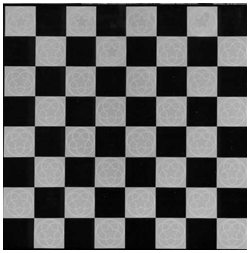
#> input picture Input/chessboard00.png, 250 x 253 px, found by its file name
$ python Harris_Corner_Detector.py   (older library calls are emulated)
#> lines starting #> are read from the running program, lines starting #| are printed output that depends on the picture
# Import packages
import numpy as np
import matplotlib.pyplot as plt
import cv2

# Read input image
image = cv2.imread('chessboard00.png')
#> image is the input picture: shape (253, 250, 3); min 0, max 255, mean 97.2
# Covert the image to Grayscale
gray = cv2.cvtColor(image, cv2.COLOR_BGR2GRAY)
# Convert image to numpy array
img = np.asarray(gray).astype('float32')

# Plot Color image and Grayscale image
fig, axs = plt.subplots(1,2, figsize=(12, 5))
axs[0].set_title('Original Image')
axs[0].axis('off')
axs[0].imshow(image)
axs[1].set_title('Grayscale Image')
axs[1].axis('off')
axs[1].imshow(img)
plt.show()

# Spatial derivative calculation
## Define kernels for convolution
a = np.array([[-1,0,1]])
aT = np.transpose(a)
b = np.array([[1,1,1]])
bT = np.transpose(b)
abT = a*bT  # Kernel x
baT = b*aT  # Kernel y
## Convolve image with Kernel x and y
Ix = cv2.filter2D(img, cv2.CV_32F, abT) # Ix = dI/dx
Iy = cv2.filter2D(img, cv2.CV_32F, baT) # Iy = dI/dy

# Ix², Iy² & IxIy
A = np.power(Ix,2)
B = np.power(Iy,2)
C = Ix*Iy

# Apply Gaussian blur (kernel_size = 9x9 & σ = 2)
Ix_2 = cv2.GaussianBlur(A, (9,9), 2) # <Ix²> = g x Ix²
Iy_2 = cv2.GaussianBlur(B, (9,9), 2) # <Iy²> = g x Iy²
IxIy = cv2.GaussianBlur(C, (9,9), 2) # <IxIy> = g x IxIy
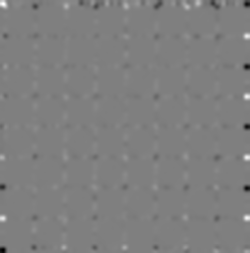
#> IxIy: shape (253, 250) float32; min -22139.1, max 22154.3, mean 7.8; drawn with min black and max white

# Harris response calculation with E & R
k = 0.04
height= img.shape[0]
#> height = 253
width = img.shape[1]
#> width = 250
window_size = 3
step = 1
Sxx = np.zeros((height,width))
Sxy = np.zeros((height,width))
Syy = np.zeros((height,width))
detM = np.zeros((height,width))
trM = np.zeros((height,width))
E = np.zeros((height,width))
R = np.zeros((height,width))
M = np.zeros((height,width))
Max = np.zeros((height,width))
result = np.zeros((height,width))
max = 0

## We will use Summation to find Harris response
## credit : https://muthu.co/harris-corner-detector-implementation-in-python/
## Calculate the sum of squares of our gradient at each pixel by shifting a window over all the pixels in our image
for y in range(step, height-step):
    for x in range(step, width-step):
        # Shift window
        windowIxx = Ix_2[y-step:y+step+1, x-step:x+step+1]
        windowIyy = Iy_2[y-step:y+step+1, x-step:x+step+1]
        windowIxy = IxIy[y-step:y+step+1, x-step:x+step+1]
        # Summation
        Sxx[y,x] = windowIxx.sum()
        Sxy[y,x] = windowIxy.sum()
        Syy[y,x] = windowIyy.sum()
        # M' = (Ix_square * Iy_square) - (Ixy_square²)
        detM[y,x] = (Sxx[y,x] * Syy[y,x]) - (Sxy[y,x]**2)
        # Trace
        trM[y,x] = Sxx[y,x] + Syy[y,x]
        # R = det(M) -k*trace(M)² (Harris Response)
        R[y,x] = detM[y,x] - k*(trM[y,x]**2)
        #E = det(M)/trace(M)
        E[y,x] = detM[y,x]/trM[y,x]
        # Select max value in E
        if E[y,x] > max:
            max = E[y,x]
        # Select max value in R
        if R[y,x] > max:
            max = R[y,x]
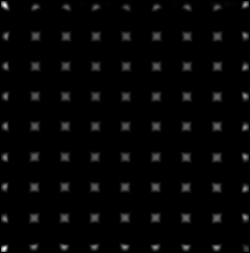
#> E: shape (253, 250) float64; min 0, max 508828.6, mean 12263.1; drawn with min black and max white
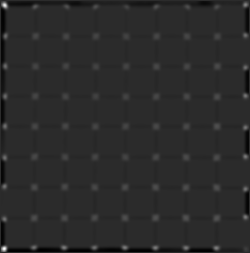
#> R: shape (253, 250) float64; min -1.82e+11, max 8.79e+11, mean -1.09e+09; drawn with min black and max white
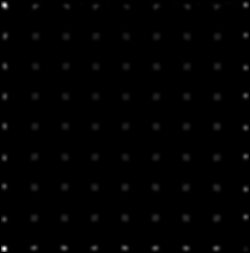
#> detM: shape (253, 250) float64; min 0, max 1.05e+12, mean 8.79e+09; drawn with min black and max white
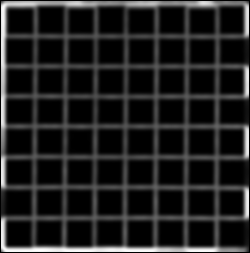
#> trM: shape (253, 250) float64; min 0, max 2135353.7, mean 283864.9; drawn with min black and max white
#> after the loop, max = 8.79e+11

# Find Local max
def localMax(p,i,j) :
        return ( p[i][j] > np.array([p[i-1][j],p[i][j-1],p[i-1][j-1],p[i+1][j],p[i][j+1],p[i+1][j+1],p[i-1][j+1],p[i+1][j-1]]).max() )

# Find corners using R (Harris response)
for y in range(height-step) :
    for x in range(width-step) :
        if R[y,x] > 0.04*max  and localMax(R,y,x) :
            result[y,x] = 1
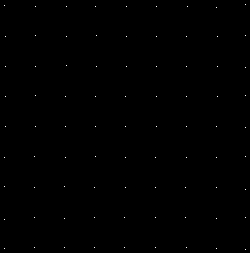
#> result: shape (253, 250) float64; values 0 (black) and 1 (white), 0.13% white in thin lines or dots
## Plot corners
a, b = np.where(result == 1)
#> a = 81 values from 4 to 249
plt.plot(b, a, 'r+')
plt.imshow(img, 'gray')
plt.axis('off')
plt.savefig('R_Output')
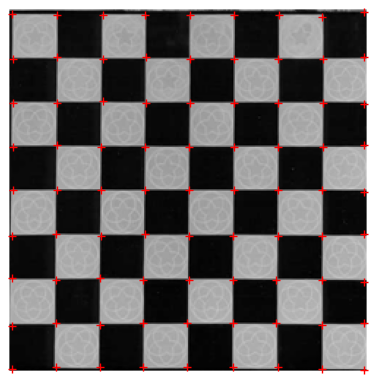
#> figure drawn by matplotlib, 1 panel
plt.show()

# Find corners using E
for y in range(height-step) :
    for x in range(width-step) :
        if E[y,x] > 0.04*max  and localMax(E,y,x) :
            result[y,x] = 1

## Plot corners
c, d = np.where(result == 1)
#> c = 81 values from 4 to 249
plt.plot(d, c, 'r+')
plt.imshow(img, 'gray')
plt.axis('off')
plt.savefig('E_Output')
plt.show()
